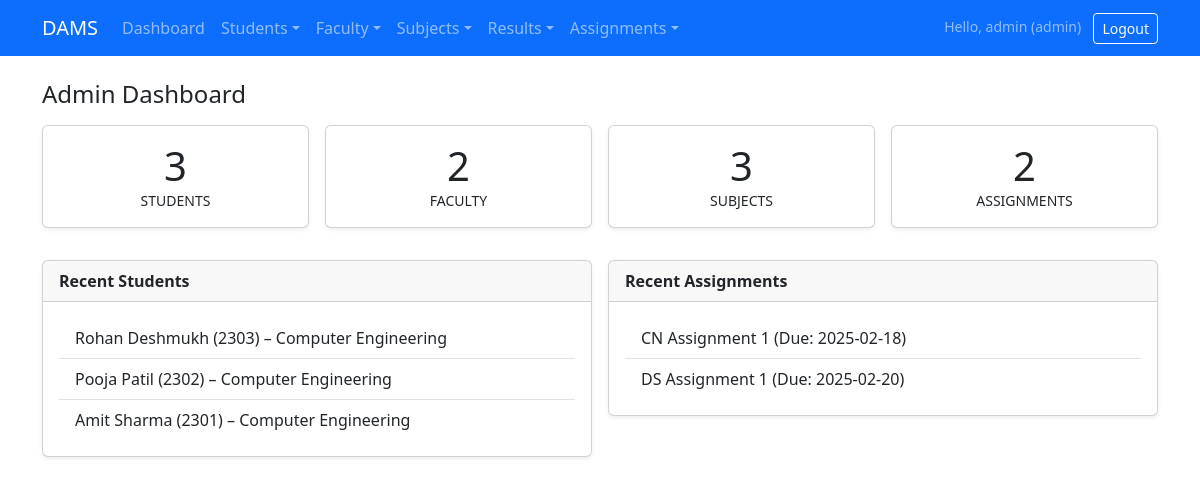
/pages/dashboard_admin.php (signed in), run on the app's committed database.
### tables this page shows
CREATE TABLE students (
    id INT AUTO_INCREMENT PRIMARY KEY,
    name VARCHAR(100) NOT NULL,
    roll VARCHAR(50) UNIQUE NOT NULL,
    course VARCHAR(100) NOT NULL
);

CREATE TABLE assignments (
    id INT AUTO_INCREMENT PRIMARY KEY,
    title VARCHAR(200) NOT NULL,
    description TEXT,
    subject_id INT,
    due_date DATE,
    created_at TIMESTAMP DEFAULT CURRENT_TIMESTAMP,
    FOREIGN KEY (subject_id) REFERENCES subjects(id)
);

### pages/dashboard_admin.php (the view, shortened to what this page needs)
<?php
require_once __DIR__ . '/../config/db.php';
require_once __DIR__ . '/../includes/header.php';
require_once __DIR__ . '/../includes/navbar.php';
function countTbl($conn,$tbl){ $r=$conn->query("SELECT COUNT(*) c FROM $tbl"); $x=$r?$r->fetch_assoc()['c']:0; return (int)$x; }
$counts = [
  'students' => countTbl($conn,'students'),
  'faculty' => countTbl($conn,'faculty'),
  'subjects' => countTbl($conn,'subjects'),
  'assignments' => countTbl($conn,'assignments'),
];
$recentStudents = $conn->query("SELECT name, roll, course FROM students ORDER BY id DESC LIMIT 5");
$recentAssignments = $conn->query("SELECT title, due_date FROM assignments ORDER BY id DESC LIMIT 5");
?>
<div class="container py-4">
  <h4 class="mb-3">Admin Dashboard</h4>
  <div class="row g-3">
    <?php foreach($counts as $k=>$v): ?>
      <div class="col-md-3">
        <div class="card shadow-sm"><div class="card-body text-center">
          <div class="display-6"><?= $v ?></div>
          <div class="text-uppercase small"><?= htmlspecialchars($k) ?></div>
        </div></div>
      </div>
    <?php endforeach; ?>
  </div>
  <div class="row g-3 mt-3">
    <div class="col-md-6">
      <div class="card shadow-sm">
        <div class="card-header fw-bold">Recent Students</div>
        <div class="card-body">
          <ul class="list-group list-group-flush">
            <?php while($s=$recentStudents->fetch_assoc()): ?>
              <li class="list-group-item"><?= htmlspecialchars($s['name']) ?> (<?= htmlspecialchars($s['roll']) ?>) – <?= htmlspecialchars($s['course']) ?></li>
            <?php endwhile; ?>
          </ul>
        </div>
      </div>
    </div>
    <div class="col-md-6">
      <div class="card shadow-sm">
        <div class="card-header fw-bold">Recent Assignments</div>
        <div class="card-body">
          <ul class="list-group list-group-flush">
            <?php while($a=$recentAssignments->fetch_assoc()): ?>
              <li class="list-group-item"><?= htmlspecialchars($a['title']) ?> (Due: <?= htmlspecialchars($a['due_date']??'-') ?>)</li>
            <?php endwhile; ?>
          </ul>
        </div>
      </div>
    </div>
  </div>
</div>
<?php require_once __DIR__ . '/../includes/footer.php'; ?>

### assets/css/style.css (style rules this page uses)
body { min-height: 100vh; }

### data on the page
students: name "Rohan Deshmukh", roll "2303", course "Computer Engineering"
students: name "Pooja Patil", roll "2302", course "Computer Engineering"
students: name "Amit Sharma", roll "2301", course "Computer Engineering"
assignments: title "CN Assignment 1", due_date "2025-02-18"
assignments: title "DS Assignment 1", due_date "2025-02-20"

### other printed values
$_SESSION['user']['username'] "admin"
$role "admin"
$v "3"
$k "STUDENTS"
$v "2"
$k "FACULTY"
$k "SUBJECTS"
$k "ASSIGNMENTS"
